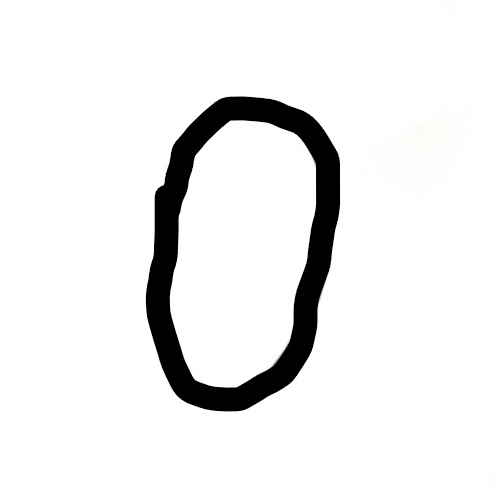
#> input picture Algoritmos de Machine Learning/Código/Base de datos propia/Antonia/numero_0.jpg, 498 x 498 px
$ python -i database_creada.py   (imports and definitions only)
#> lines starting #> are read from the running program, lines starting #| are printed output that depends on the picture
import numpy as np
from matplotlib import pyplot as plt
import matplotlib.image as img
from skimage import io
from PIL import Image
import cv2
import os
def conversor(imagen):
    col = Image.open(imagen)
#> col is the input picture: PIL image 498x498 RGB; mean R, G, B 236.2, 236.3, 236.2
    bw = col.convert('L')
    bw.save("bw_image.jpg")
    img_array = cv2.imread("bw_image.jpg", cv2.IMREAD_GRAYSCALE)
#> img_array: shape (498, 498); min 0, max 255, mean 236.3
    img_array = cv2.bitwise_not(img_array)
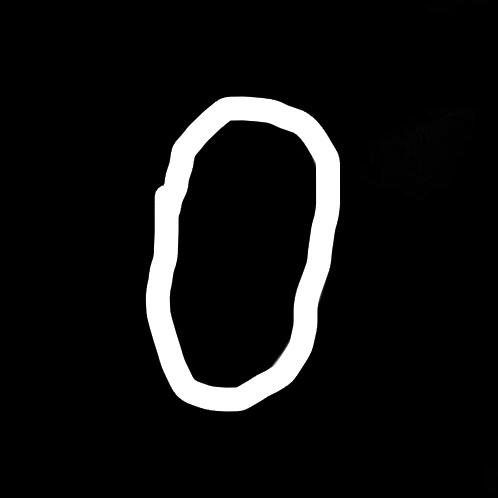
#> img_array: shape (498, 498); min 0, max 255, mean 18.7
    img_size=28
    new_array = cv2.resize(img_array, (img_size,img_size))
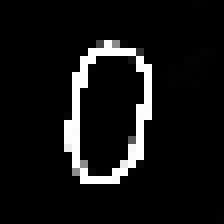
#> new_array: shape (28, 28) (shown 8 times larger); min 0, max 255, mean 19
    final_array = []
    for lista in new_array:
        for numero in lista:
            final_array.append(float(numero))
#> this loop made 28 passes
#> after the loop, final_array = 784 values, max 255 at index 179, min 0 at index 0, mean 19.01
    final_array = np.array(final_array)
    final_array= final_array.reshape(1, -1)
    return(final_array)
base_de_datos_ferra = []
# [4 lines not run here, left out]
base_de_datos_vicente = []
# [4 lines not run here, left out]
base_de_datos_javier = []
# [4 lines not run here, left out]
base_de_datos_felipe = []
# [4 lines not run here, left out]
base_de_datos_antonia = []
# [4 lines not run here, left out]
base_de_datos_word = []
# [4 lines not run here, left out]
y_test_all = [i for i in range (62)]
# [7 lines not run here, left out]

>>> result = conversor('Base de datos propia/Antonia/numero_0.jpg')

$ run again, on Algoritmos de Machine Learning/Código/Base de datos propia/Antonia/numero_1.jpg
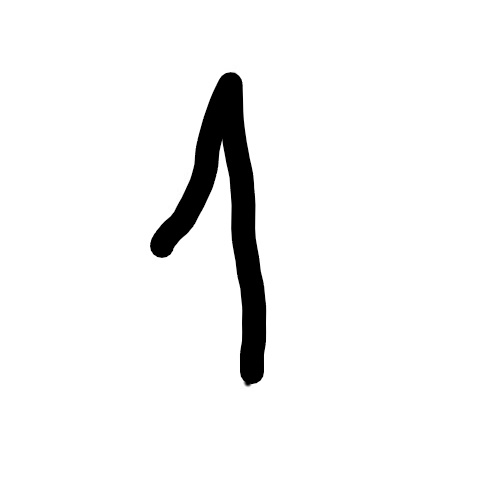
#> input picture Algoritmos de Machine Learning/Código/Base de datos propia/Antonia/numero_1.jpg, 482 x 482 px
#> in conversor, col is the input picture: PIL image 482x482 RGB; min 0, max 255, mean 242.7
#> in conversor, `img_array = cv2.bitwise_not(img_array)`:
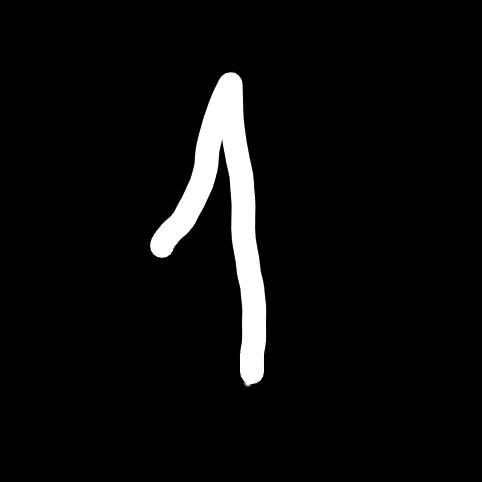
#> img_array: shape (482, 482); min 0, max 255, mean 12.3
#> the loop in conversor, `for lista in new_array:` made 28 passes
#> after the loop in conversor, `for lista in new_array:`: final_array = 784 values, max 255 at index 153, min 0 at index 0, mean 12.18

$ run again, on Algoritmos de Machine Learning/Código/Base de datos propia/Antonia/numero_10.jpg
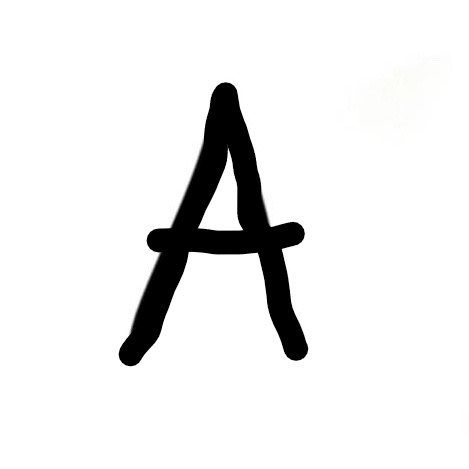
#> input picture Algoritmos de Machine Learning/Código/Base de datos propia/Antonia/numero_10.jpg, 469 x 469 px
#> in conversor, col is the input picture: PIL image 469x469 RGB; mean R, G, B 236, 236, 236
#> in conversor, `img_array = cv2.bitwise_not(img_array)`:
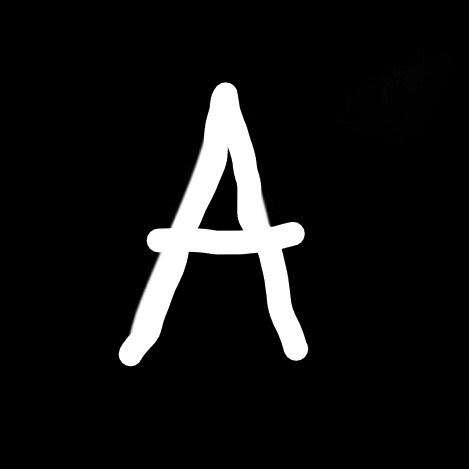
#> img_array: shape (469, 469); min 0, max 255, mean 19
#> in conversor, `new_array = cv2.resize(img_array, (img_size,img_size))`:
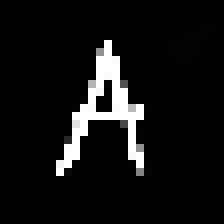
#> new_array: shape (28, 28) (shown 8 times larger); min 0, max 255, mean 18.5
#> the loop in conversor, `for lista in new_array:` made 28 passes
#> after the loop in conversor, `for lista in new_array:`: final_array = 784 values, max 255 at index 153, min 0 at index 0, mean 18.51
